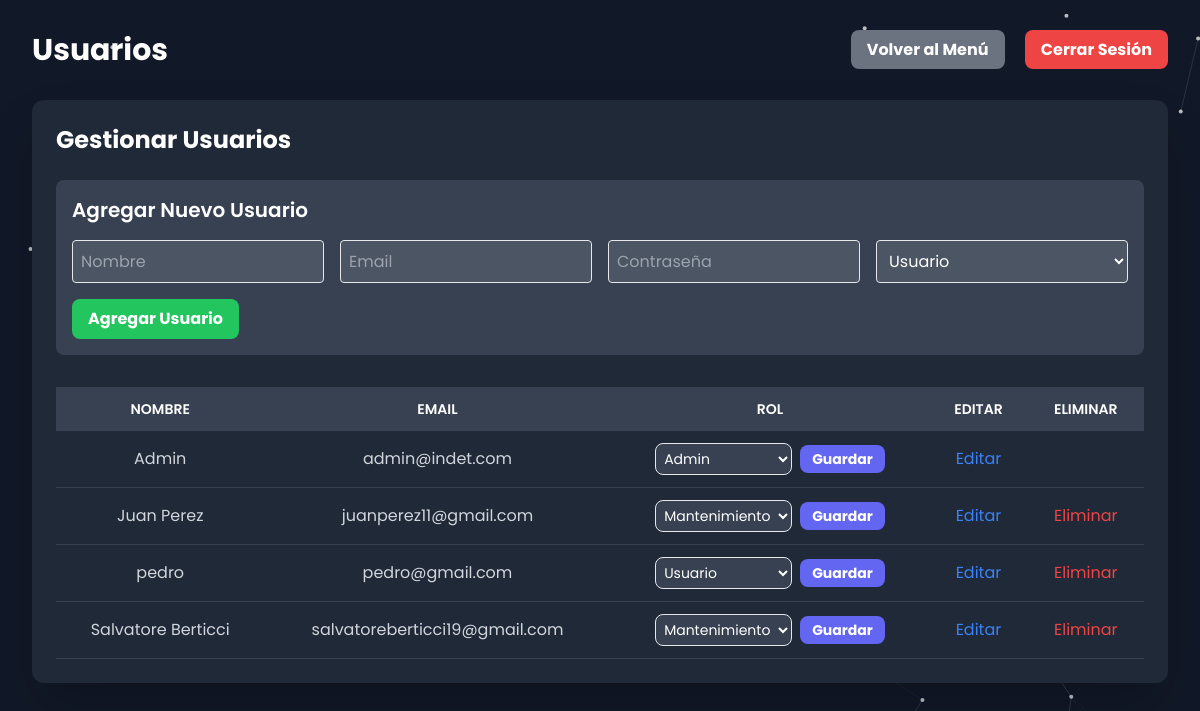
Page /admin_users.php (signed in) on the earlier database version.
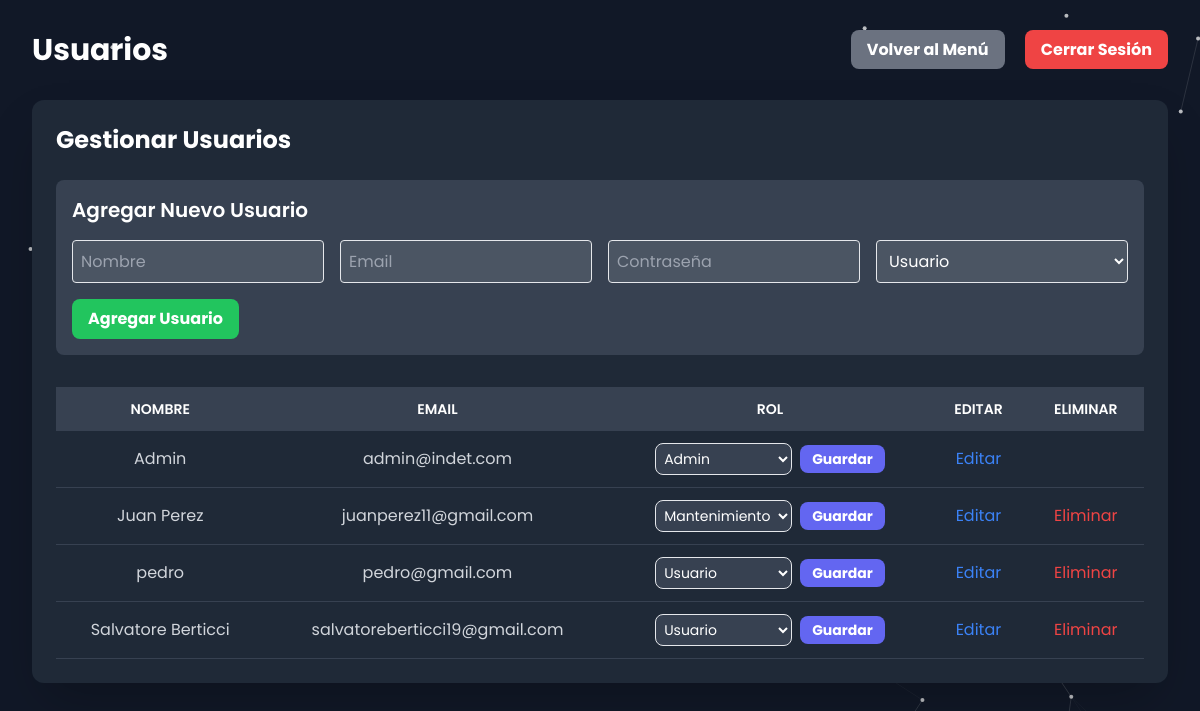
Same page on the later database version.
### tables this page shows
CREATE TABLE `users` (
  `id` int(11) NOT NULL,
  `name` varchar(255) NOT NULL,
  `email` varchar(255) NOT NULL,
  `cedula` varchar(20) DEFAULT NULL,
  `password` varchar(255) NOT NULL,
  `role` enum('client','admin','maintenance') NOT NULL DEFAULT 'client',
  `is_verified` tinyint(1) NOT NULL DEFAULT 1
);

### admin_users.php (the view, shortened to what this page needs)
<?php
include 'php/db.php';
$users_sql = "SELECT id, name, email, role FROM users ORDER BY name ASC";
$users_result = $conn->query($users_sql);
?>
<!DOCTYPE html>
<html lang="es">
<head>
    <script src="https://cdn.tailwindcss.com"></script>
    <link href="https://unpkg.com/aos@2.3.1/dist/aos.css" rel="stylesheet">
    <link rel="stylesheet" href="https://cdnjs.cloudflare.com/ajax/libs/font-awesome/6.4.0/css/all.min.css" />
    <link rel="stylesheet" href="css/styles.css">
</head>
<body class="bg-gray-900 text-white font-poppins">
    <div class="min-h-screen p-8">
        <div class="flex justify-between items-center mb-8">
            <div class="flex items-center">
                <h1 class="text-3xl font-bold">Usuarios</h1>
            </div>
            <div>
                <a href="admin.php" class="bg-gray-500 hover:bg-gray-600 text-white font-bold py-2 px-4 rounded-lg mr-4">Volver al Menú</a>
                <a href="php/logout.php" class="bg-red-500 hover:bg-red-600 text-white font-bold py-2 px-4 rounded-lg">Cerrar Sesión</a>
            </div>
        </div>
        <div class="bg-gray-800 text-white p-6 rounded-xl shadow-2xl">
            <h2 class="text-2xl font-bold mb-6">Gestionar Usuarios</h2>
            <form action="php/user_handler.php" method="POST" class="mb-8 p-4 bg-gray-700 rounded-lg">
                <h3 class="text-xl font-semibold mb-4">Agregar Nuevo Usuario</h3>
                <div class="grid grid-cols-1 md:grid-cols-4 gap-4">
                    <input type="text" name="name" placeholder="Nombre" required class="p-2 border rounded bg-gray-600 text-white">
                    <input type="email" name="email" placeholder="Email" required class="p-2 border rounded bg-gray-600 text-white">
                    <input type="password" name="password" placeholder="Contraseña" required class="p-2 border rounded bg-gray-600 text-white">
                    <select name="role" required class="p-2 border rounded bg-gray-600 text-white">
                        <option value="user">Usuario</option>
                    </select>
                </div>
                <button type="submit" name="add_user" class="mt-4 bg-green-500 hover:bg-green-600 text-white font-bold py-2 px-4 rounded-lg">Agregar Usuario</button>
            </form>
            <div class="overflow-x-auto">
                <table class="min-w-full bg-gray-800">
                    <thead class="bg-gray-700 text-white">
                        <tr>
                            <th class="py-3 px-4 uppercase font-semibold text-sm text-center">Nombre</th>
                            <th class="py-3 px-4 uppercase font-semibold text-sm text-center">Email</th>
                            <th class="py-3 px-4 uppercase font-semibold text-sm text-center">Rol</th>
                            <th class="py-3 px-4 uppercase font-semibold text-sm text-center">Editar</th>
                            <th class="py-3 px-4 uppercase font-semibold text-sm text-center">Eliminar</th>
                        </tr>
                    </thead>
                    <tbody class="text-gray-300">
                        <?php if ($users_result->num_rows > 0): ?>
                            <?php while($user_row = $users_result->fetch_assoc()): ?>
                                <tr class="hover:bg-gray-700 border-b border-gray-700">
                                    <td class="py-3 px-4 text-center"><?php echo $user_row['name']; ?></td>
                                    <td class="py-3 px-4 text-center"><?php echo $user_row['email']; ?></td>
                                    <td class="py-3 px-4 text-center">
                                        <form action="php/user_handler.php" method="POST" class="flex items-center justify-center">
                                            <select name="role" class="p-1 border rounded-lg text-sm bg-gray-700 text-white">
                                                <option value="user" <?php if($user_row['role'] == 'user') echo 'selected'; ?>>Usuario</option>
                                                <option value="admin" <?php if($user_row['role'] == 'admin') echo 'selected'; ?>>Admin</option>
                                                <option value="maintenance" <?php if($user_row['role'] == 'maintenance') echo 'selected'; ?>>Mantenimiento</option>
                                            </select>
                                            <button type="submit" name="update_user_role" class="ml-2 bg-indigo-500 hover:bg-indigo-600 text-white font-bold py-1 px-3 rounded-lg text-sm">Guardar</button>
                                        </form>
                                    </td>
                                    <td class="py-3 px-4 text-center">
                                        <button onclick="openEditUserModal(<?php echo htmlspecialchars(json_encode($user_row)); ?>)" class="text-blue-500 hover:text-blue-700">Editar</button>
                                    </td>
                                    <td class="py-3 px-4 text-center">
                                        <?php if ($_SESSION['user_id'] != $user_row['id']): ?>
                                            <a href="php/user_handler.php?delete_user=<?php echo $user_row['id']; ?>" onclick="return confirm('¿Estás seguro? Esta acción no se puede deshacer.')" class="text-red-500 hover:text-red-700">Eliminar</a>
                                        <?php endif; ?>
                                    </td>
                                </tr>
                            <?php endwhile; ?>
                        <?php else: ?>
                            <tr>
                                <td colspan="5" class="text-center py-4">No hay usuarios encontrados.</td>
                            </tr>
                        <?php endif; ?>
                    </tbody>
                </table>
            </div>
        </div>
    </div>
</body>
</html>

### css/styles.css (style rules this page uses)
:root { --font-montserrat: 'Montserrat', sans-serif; --font-poppins: 'Poppins', sans-serif; --color-green: #006400; --color-red: #FF0000; }
body { font-family: var(--font-poppins); background-color: transparent; }

### admin_users.php (style rules this page uses)
body { background: #111; overflow-x: hidden; }

Differences in the rows shown:
changed users "Salvatore Berticci": role "Mantenimiento" → "Usuario"
